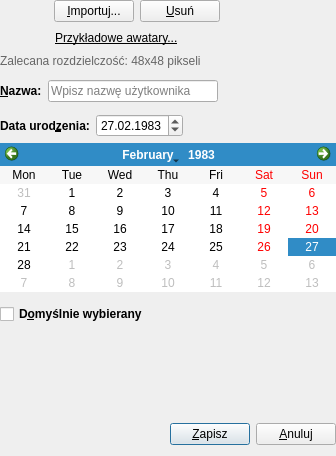
<?xml version="1.0" encoding="UTF-8"?>
<ui version="4.0">
 <class>UserEditWidget</class>
 <widget class="QWidget" name="UserEditWidget">
  <property name="geometry">
   <rect>
    <x>0</x>
    <y>0</y>
    <width>336</width>
    <height>456</height>
   </rect>
  </property>
  <property name="windowTitle">
   <string>Edycja</string>
  </property>
  <property name="windowIcon">
   <iconset resource="images.qrc">
    <normaloff>:/images/biorhythm_16.png</normaloff>:/images/biorhythm_16.png</iconset>
  </property>
  <layout class="QVBoxLayout" name="verticalLayout">
   <property name="leftMargin">
    <number>0</number>
   </property>
   <property name="topMargin">
    <number>0</number>
   </property>
   <property name="rightMargin">
    <number>0</number>
   </property>
   <item>
    <layout class="QHBoxLayout" name="horizontalLayout_4">
     <item>
      <widget class="MyLabel" name="label">
       <property name="minimumSize">
        <size>
         <width>48</width>
         <height>48</height>
        </size>
       </property>
       <property name="maximumSize">
        <size>
         <width>48</width>
         <height>48</height>
        </size>
       </property>
       <property name="toolTip">
        <string>Kliknij, aby wyszukać nowy awatar...</string>
       </property>
       <property name="autoFillBackground">
        <bool>true</bool>
       </property>
       <property name="text">
        <string/>
       </property>
       <property name="pixmap">
        <pixmap resource="images.qrc">:/images/user.png</pixmap>
       </property>
       <property name="scaledContents">
        <bool>true</bool>
       </property>
      </widget>
     </item>
     <item>
      <layout class="QGridLayout" name="gridLayout_2">
       <item row="0" column="1">
        <widget class="QPushButton" name="pushButtonDelete">
         <property name="toolTip">
          <string>Usuń awatar (przywróć domyślny)</string>
         </property>
         <property name="text">
          <string>&amp;Usuń</string>
         </property>
         <property name="icon">
          <iconset resource="images.qrc">
           <normaloff>:/images/image--minus.png</normaloff>:/images/image--minus.png</iconset>
         </property>
        </widget>
       </item>
       <item row="1" column="0" colspan="2">
        <widget class="MyLabel" name="labelAvatars">
         <property name="font">
          <font>
           <underline>true</underline>
          </font>
         </property>
         <property name="cursor">
          <cursorShape>PointingHandCursor</cursorShape>
         </property>
         <property name="toolTip">
          <string>Otwórz nowe okno z przykładowymi awatarami</string>
         </property>
         <property name="text">
          <string>Przykładowe awatary...</string>
         </property>
         <property name="textFormat">
          <enum>Qt::PlainText</enum>
         </property>
         <property name="indent">
          <number>1</number>
         </property>
        </widget>
       </item>
       <item row="0" column="2" rowspan="2">
        <spacer name="horizontalSpacer_2">
         <property name="orientation">
          <enum>Qt::Horizontal</enum>
         </property>
         <property name="sizeHint" stdset="0">
          <size>
           <width>40</width>
           <height>20</height>
          </size>
         </property>
        </spacer>
       </item>
       <item row="0" column="0">
        <widget class="QPushButton" name="pushButtonImport">
         <property name="toolTip">
          <string>Kliknij, aby wyszukać nowy awatar...</string>
         </property>
         <property name="text">
          <string>&amp;Importuj...</string>
         </property>
         <property name="icon">
          <iconset resource="images.qrc">
           <normaloff>:/images/image--plus.png</normaloff>:/images/image--plus.png</iconset>
         </property>
        </widget>
       </item>
      </layout>
     </item>
    </layout>
   </item>
   <item>
    <widget class="QLabel" name="label_4">
     <property name="styleSheet">
      <string notr="true">color: rgb(102, 102, 102);</string>
     </property>
     <property name="text">
      <string>Zalecana rozdzielczość: 48x48 pikseli</string>
     </property>
    </widget>
   </item>
   <item>
    <spacer name="verticalSpacer_2">
     <property name="orientation">
      <enum>Qt::Vertical</enum>
     </property>
     <property name="sizeType">
      <enum>QSizePolicy::Fixed</enum>
     </property>
     <property name="sizeHint" stdset="0">
      <size>
       <width>0</width>
       <height>6</height>
      </size>
     </property>
    </spacer>
   </item>
   <item>
    <layout class="QHBoxLayout" name="horizontalLayout_3">
     <item>
      <widget class="QLabel" name="label_2">
       <property name="font">
        <font>
         <weight>75</weight>
         <bold>true</bold>
        </font>
       </property>
       <property name="text">
        <string>&amp;Nazwa:</string>
       </property>
       <property name="buddy">
        <cstring>lineEdit</cstring>
       </property>
      </widget>
     </item>
     <item>
      <widget class="QLineEdit" name="lineEdit">
       <property name="minimumSize">
        <size>
         <width>170</width>
         <height>0</height>
        </size>
       </property>
       <property name="maximumSize">
        <size>
         <width>170</width>
         <height>16777215</height>
        </size>
       </property>
       <property name="toolTip">
        <string>Wpisz nazwę użytkownika widoczną w programie</string>
       </property>
       <property name="text">
        <string/>
       </property>
       <property name="maxLength">
        <number>16</number>
       </property>
       <property name="placeholderText">
        <string>Wpisz nazwę użytkownika</string>
       </property>
       <property name="clearButtonEnabled">
        <bool>true</bool>
       </property>
      </widget>
     </item>
     <item>
      <spacer name="horizontalSpacer_4">
       <property name="orientation">
        <enum>Qt::Horizontal</enum>
       </property>
       <property name="sizeHint" stdset="0">
        <size>
         <width>40</width>
         <height>20</height>
        </size>
       </property>
      </spacer>
     </item>
    </layout>
   </item>
   <item>
    <spacer name="verticalSpacer_3">
     <property name="orientation">
      <enum>Qt::Vertical</enum>
     </property>
     <property name="sizeType">
      <enum>QSizePolicy::Fixed</enum>
     </property>
     <property name="sizeHint" stdset="0">
      <size>
       <width>20</width>
       <height>6</height>
      </size>
     </property>
    </spacer>
   </item>
   <item>
    <layout class="QHBoxLayout" name="horizontalLayout_2">
     <item>
      <widget class="QLabel" name="label_3">
       <property name="font">
        <font>
         <weight>75</weight>
         <bold>true</bold>
        </font>
       </property>
       <property name="text">
        <string>Data urod&amp;zenia:</string>
       </property>
       <property name="buddy">
        <cstring>dateEdit</cstring>
       </property>
      </widget>
     </item>
     <item>
      <widget class="QDateEdit" name="dateEdit">
       <property name="toolTip">
        <string>Wybierz datę urodzenia</string>
       </property>
       <property name="accelerated">
        <bool>true</bool>
       </property>
       <property name="correctionMode">
        <enum>QAbstractSpinBox::CorrectToNearestValue</enum>
       </property>
       <property name="dateTime">
        <datetime>
         <hour>0</hour>
         <minute>0</minute>
         <second>0</second>
         <year>1983</year>
         <month>2</month>
         <day>27</day>
        </datetime>
       </property>
       <property name="displayFormat">
        <string>dd.MM.yyyy</string>
       </property>
      </widget>
     </item>
     <item>
      <spacer name="horizontalSpacer_3">
       <property name="orientation">
        <enum>Qt::Horizontal</enum>
       </property>
       <property name="sizeHint" stdset="0">
        <size>
         <width>40</width>
         <height>20</height>
        </size>
       </property>
      </spacer>
     </item>
    </layout>
   </item>
   <item>
    <widget class="QCalendarWidget" name="calendarWidget">
     <property name="selectedDate">
      <date>
       <year>1983</year>
       <month>2</month>
       <day>27</day>
      </date>
     </property>
     <property name="verticalHeaderFormat">
      <enum>QCalendarWidget::NoVerticalHeader</enum>
     </property>
     <property name="navigationBarVisible">
      <bool>true</bool>
     </property>
    </widget>
   </item>
   <item>
    <spacer name="verticalSpacer_4">
     <property name="orientation">
      <enum>Qt::Vertical</enum>
     </property>
     <property name="sizeType">
      <enum>QSizePolicy::Fixed</enum>
     </property>
     <property name="sizeHint" stdset="0">
      <size>
       <width>20</width>
       <height>6</height>
      </size>
     </property>
    </spacer>
   </item>
   <item>
    <layout class="QHBoxLayout" name="horizontalLayout_5">
     <item>
      <widget class="QCheckBox" name="checkBox">
       <property name="font">
        <font>
         <weight>75</weight>
         <bold>true</bold>
        </font>
       </property>
       <property name="toolTip">
        <string>Wybierz użytkownika domyślnie wybieranego podczas uruchamiania programu</string>
       </property>
       <property name="text">
        <string>D&amp;omyślnie wybierany</string>
       </property>
      </widget>
     </item>
     <item>
      <widget class="QLabel" name="labelStar">
       <property name="minimumSize">
        <size>
         <width>17</width>
         <height>17</height>
        </size>
       </property>
       <property name="maximumSize">
        <size>
         <width>17</width>
         <height>17</height>
        </size>
       </property>
       <property name="text">
        <string/>
       </property>
       <property name="pixmap">
        <pixmap resource="images.qrc">:/images/default.png</pixmap>
       </property>
      </widget>
     </item>
     <item>
      <spacer name="horizontalSpacer_5">
       <property name="orientation">
        <enum>Qt::Horizontal</enum>
       </property>
       <property name="sizeHint" stdset="0">
        <size>
         <width>40</width>
         <height>20</height>
        </size>
       </property>
      </spacer>
     </item>
    </layout>
   </item>
   <item>
    <spacer name="verticalSpacer">
     <property name="orientation">
      <enum>Qt::Vertical</enum>
     </property>
     <property name="sizeHint" stdset="0">
      <size>
       <width>20</width>
       <height>10</height>
      </size>
     </property>
    </spacer>
   </item>
   <item>
    <layout class="QHBoxLayout" name="horizontalLayout">
     <item>
      <spacer name="horizontalSpacer">
       <property name="orientation">
        <enum>Qt::Horizontal</enum>
       </property>
       <property name="sizeHint" stdset="0">
        <size>
         <width>40</width>
         <height>20</height>
        </size>
       </property>
      </spacer>
     </item>
     <item>
      <widget class="QPushButton" name="pushButtonSave">
       <property name="toolTip">
        <string>Zapisz zmiany i wyjdź</string>
       </property>
       <property name="text">
        <string>&amp;Zapisz</string>
       </property>
       <property name="icon">
        <iconset resource="images.qrc">
         <normaloff>:/images/disk-black.png</normaloff>:/images/disk-black.png</iconset>
       </property>
       <property name="autoDefault">
        <bool>true</bool>
       </property>
       <property name="default">
        <bool>true</bool>
       </property>
      </widget>
     </item>
     <item>
      <widget class="QPushButton" name="pushButtonCancel">
       <property name="toolTip">
        <string>Wyjdź bez zapisywania zmian</string>
       </property>
       <property name="text">
        <string>&amp;Anuluj</string>
       </property>
       <property name="icon">
        <iconset resource="images.qrc">
         <normaloff>:/images/cross.png</normaloff>:/images/cross.png</iconset>
       </property>
      </widget>
     </item>
    </layout>
   </item>
  </layout>
 </widget>
 <customwidgets>
  <customwidget>
   <class>MyLabel</class>
   <extends>QLabel</extends>
   <header>mylabel.hpp</header>
  </customwidget>
 </customwidgets>
 <tabstops>
  <tabstop>lineEdit</tabstop>
  <tabstop>dateEdit</tabstop>
  <tabstop>checkBox</tabstop>
  <tabstop>pushButtonImport</tabstop>
  <tabstop>pushButtonDelete</tabstop>
  <tabstop>pushButtonSave</tabstop>
  <tabstop>pushButtonCancel</tabstop>
 </tabstops>
 <resources>
  <include location="images.qrc"/>
 </resources>
 <connections/>
</ui>
